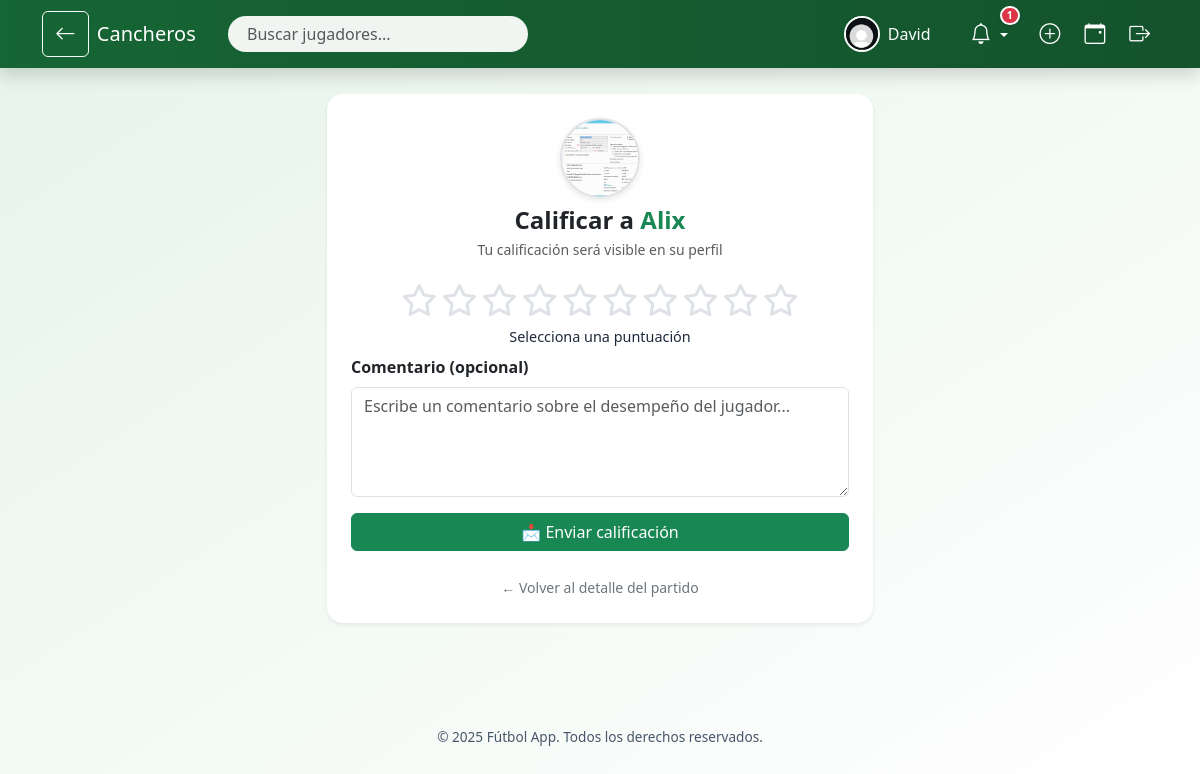
Page /partido/25/calificar/2 (signed in) on the committed database.
### models.py (models this page shows, shortened)
class User(UserMixin, db.Model):
    __tablename__ = 'user'
    id = db.Column(db.Integer, primary_key=True)
    username = db.Column(db.String(100), unique=True, nullable=False)
    password = db.Column(db.String(200), nullable=False)
    foto_perfil = db.Column(db.String(120), default='default.jpg')
    calificaciones_recibidas = db.relationship(
        'Calificacion', foreign_keys='Calificacion.evaluado_id',
        back_populates='evaluado', lazy='dynamic'
    )
    calificaciones_realizadas = db.relationship(
        'Calificacion', foreign_keys='Calificacion.evaluador_id',
        back_populates='evaluador', lazy='dynamic'
    )
    inscripciones = db.relationship('Inscripcion', back_populates='user', lazy='dynamic')
    partidos_creados = db.relationship('Partido', back_populates='organizador', lazy='dynamic')
    amistades_enviadas = db.relationship('Amistad',
                                         foreign_keys='Amistad.usuario_id',
                                         backref='solicitante', lazy='dynamic')
    amistades_recibidas = db.relationship('Amistad',
                                          foreign_keys='Amistad.amigo_id',
                                          backref='receptor', lazy='dynamic')

### app.py (the view, shortened to what this page needs)
@app.route('/partido/<int:partido_id>/calificar/<int:jugador_id>', methods=['GET', 'POST'])
@login_required
def calificar_jugador_individual(partido_id, jugador_id):
    partido = Partido.query.get_or_404(partido_id)
    jugador = User.query.get_or_404(jugador_id)
    if not partido.cerrado:
        flash("El partido aún no está cerrado. No puedes calificar.")
        return redirect(url_for('detalle_partido', partido_id=partido_id))
    inscripcion = Inscripcion.query.filter_by(user_id=current_user.id, partido_id=partido_id).first()
    if not inscripcion:
        flash("Solo los participantes pueden calificar.")
        return redirect(url_for('detalle_partido', partido_id=partido_id))
    calificacion_existente = Calificacion.query.filter_by(
        partido_id=partido_id,
        evaluador_id=current_user.id,
        evaluado_id=jugador_id
    ).first()
    if calificacion_existente:
        flash("Ya has calificado a este jugador.")
        return redirect(url_for('detalle_partido', partido_id=partido_id))
    return render_template('calificar_jugador.html', jugador=jugador, partido=partido)

### app.py (called while the page is built)
@login_manager.user_loader
def load_user(user_id):
    return User.query.get(int(user_id))

@app.context_processor
def utility_processor():
    def calificacion_jugador_en_partido(jugador, partido_id):
        calificaciones = [c.puntuacion for c in jugador.calificaciones_recibidas if c.partido_id == partido_id]
        if calificaciones:
            return round(sum(calificaciones) / len(calificaciones), 2)
        return None
    return dict(calificacion_jugador_en_partido=calificacion_jugador_en_partido)

@app.context_processor
def inject_notificaciones():
    if current_user.is_authenticated:
        solicitudes = Amistad.query.filter_by(amigo_id=current_user.id, confirmada=False).count()
        invitaciones = Invitacion.query \
            .filter_by(usuario_id=current_user.id) \
            .join(Partido).filter(Partido.cerrado == False).count()
        return {
            'solicitudes_count': solicitudes,
            'invitaciones_count': invitaciones
        }
    return {
        'solicitudes_count': 0,
        'invitaciones_count': 0
    }

### templates/calificar_jugador.html (shortened to what this page needs)
{% extends 'base.html' %}
{% block content %}
<div class="container py-4">
    <div class="row justify-content-center">
        <div class="col-md-7 col-lg-6">
            <div class="card border-0 shadow-sm rounded-4 p-4">
                <div class="text-center mb-4">
                    <img src="{{ url_for('static', filename='profile_pics/' ~ jugador.foto_perfil) }}"
                         alt="Foto de perfil de {{ jugador.username }}"
                         class="perfil-calificar-img mb-2">
                    <h4 class="fw-bold mb-1">Calificar a <span class="text-success">{{ jugador.username }}</span></h4>
                    <p class="text-muted small mb-0">Tu calificación será visible en su perfil</p>
                </div>
                <form method="POST" id="formCalificacion">
                    <div class="estrellas text-center mb-2" id="estrellas">
    {% for i in range(1, 11) %}
        <i class="fa-regular fa-star star" data-value="{{ i }}" title="{{ i }}"></i>
    {% endfor %}
    <div class="calificacion-texto text-center mt-2" id="textoCalificacion">Selecciona una puntuación</div>
</div>
                    <div class="mb-3">
                        <label for="comentario" class="form-label fw-semibold">Comentario (opcional)</label>
                        <textarea name="comentario" id="comentario" rows="4" class="form-control"
                                  placeholder="Escribe un comentario sobre el desempeño del jugador..."></textarea>
                    </div>
                    <div class="d-grid">
                        <button type="submit" class="btn btn-success">
                            📩 Enviar calificación
                        </button>
                    </div>
                </form>
                <div class="text-center mt-4">
                    <a href="{{ url_for('detalle_partido', partido_id=partido.id) }}" class="text-decoration-none small text-secondary">
                        ← Volver al detalle del partido
                    </a>
                </div>
            </div>
        </div>
    </div>
</div>
{% endblock %}

### templates/base.html (shortened to what this page needs)
<!DOCTYPE html>
<html lang="es">
<head>
    <link href="https://cdn.jsdelivr.net/npm/bootstrap@5.3.3/dist/css/bootstrap.min.css" rel="stylesheet">
    <link href="https://cdn.jsdelivr.net/npm/bootstrap-icons@1.11.0/font/bootstrap-icons.css" rel="stylesheet">
    <link href="https://cdn.jsdelivr.net/npm/bootstrap@5.3.0/dist/css/bootstrap.min.css" rel="stylesheet">
    <link href="https://cdnjs.cloudflare.com/ajax/libs/font-awesome/6.4.0/css/all.min.css" rel="stylesheet">
    <link href="https://cdn.jsdelivr.net/npm/bootstrap-icons@1.10.5/font/bootstrap-icons.css" rel="stylesheet">
</head>
<body>
<nav class="navbar navbar-expand-lg fixed-top shadow">
    <div class="container">
        {% if request.endpoint not in ['index', 'inicio'] %}
        <a href="javascript:history.back()" class="btn btn-outline-light me-2" data-bs-toggle="tooltip" title="Volver">
            <i class="bi bi-arrow-left"></i>
        </a>
        {% endif %}
        <a class="navbar-brand" href="{{ url_for('index') if current_user.is_authenticated else url_for('inicio') }}">
             Cancheros
        </a>
        <div class="collapse navbar-collapse" id="mainNavbar">
            {% if current_user.is_authenticated %}
                <form class="d-flex position-relative me-auto ms-3" style="width: 300px;" onsubmit="return false;">
                    <input id="busqueda-nav" type="search" class="form-control" placeholder="Buscar jugadores..." autocomplete="off">
                </form>
            {% endif %}
            <ul class="navbar-nav ms-auto align-items-center">
                {% if current_user.is_authenticated %}
                    <li class="nav-item me-3 d-flex align-items-center gap-2">
    <a href="{{ url_for('perfil_usuario', user_id=current_user.id) }}"
       class="d-flex align-items-center text-decoration-none nav-link {% if request.endpoint == 'perfil_usuario' %}nav-active{% endif %}"
       data-bs-toggle="tooltip" title="Mi perfil">
        <img src="{{ url_for('static', filename='profile_pics/' ~ current_user.foto_perfil) }}"
             alt="Perfil" class="nav-profile-img" width="30" height="30">
        <span class="ms-2 text-white">{{ current_user.username }}</span>
    </a>
</li>
                    <li class="nav-item dropdown me-2 notification-icon" data-bs-toggle="tooltip" title="Notificaciones">
                        <a class="nav-link dropdown-toggle" href="#" role="button" data-bs-toggle="dropdown">
                            <i class="bi bi-bell"></i>
                            {% if solicitudes_count + invitaciones_count > 0 %}
                                <span class="notification-badge">{{ solicitudes_count + invitaciones_count }}</span>
                            {% endif %}
                        </a>
                    </li>
                    <li class="nav-item" data-bs-toggle="tooltip" title="Crear partido">
    <a class="nav-link {% if request.endpoint == 'crear_partido' %}nav-active{% endif %}" href="{{ url_for('crear_partido') }}">
        <i class="bi bi-plus-circle"></i>
    </a>
</li>
<li class="nav-item" data-bs-toggle="tooltip" title="Eventos">
    <a class="nav-link {% if request.endpoint == 'index' %}nav-active{% endif %}" href="{{ url_for('index') }}">
        <i class="bi bi-calendar-event"></i>
    </a>
</li>
                    <li class="nav-item" data-bs-toggle="tooltip" title="Cerrar sesión">
                        <a class="nav-link text-warning" href="{{ url_for('logout') }}">
                            <i class="bi bi-box-arrow-right"></i>
                        </a>
                    </li>
                {% endif %}
            </ul>
        </div>
    </div>
</nav>
<main class="container-fluid contenido">
    {% block content %}{% endblock %}
</main>
<footer>
    © {{ current_year or 2025 }} Fútbol App. Todos los derechos reservados.
</footer>
</body>
</html>

### templates/base.html (style rules this page uses)
body { background: linear-gradient(to bottom right, #e6f4ea, #ffffff); font-family: 'Segoe UI', Tahoma, Geneva, Verdana, sans-serif; padding-top: 70px; color: #1e293b; }
.notification-badge { position: absolute; top: -4px; right: -4px; background-color: #dc3545; color: white; font-size: 0.65rem; font-weight: 600; padding: 2px 5px; border-radius: 999px; line-height: 1; z-index: 10; min-width: 16px; text-align: center; border: 2px solid #fff; box-shadow: 0 1px 3px rgba(0, 0, 0, 0.15); transition: transform 0.2s ease-in-out; }
.navbar { background: linear-gradient(to right, #166534, #14532d); padding: 0.5rem 1rem; box-shadow: 0 2px 8px rgba(0, 0, 0, 0.08); }
.navbar .navbar-brand, .navbar .nav-link, .navbar .dropdown-toggle { color: #ffffff !important; font-weight: 500; }
.nav-profile-img { width: 36px; height: 36px; object-fit: cover; border-radius: 50%; border: 2px solid white; }
.navbar .bi { font-size: 1.3rem; }
.navbar .nav-item { margin-left: 0.5rem; }
footer { background: transparent; color: #475569; font-size: 0.85rem; padding: 2rem 0; text-align: center; margin-top: 3rem; }
.notification-icon { position: relative; }
form.d-flex input[type="search"] { border-radius: 20px; padding-left: 1.2rem; background-color: #f1f5f1; border: none; }
.navbar .nav-link i { transition: transform 0.2s, color 0.2s; }
.nav-link { transition: color 0.2s ease, transform 0.2s ease; }
.nav-item .nav-profile-img { transition: transform 0.2s ease; }
.nav-item .nav-profile-img { transition: transform 0.2s ease; border-radius: 50%; }

### templates/calificar_jugador.html (style rules this page uses)
.perfil-calificar-img { width: 80px; height: 80px; object-fit: cover; border-radius: 50%; border: 2px solid #dee2e6; box-shadow: 0 2px 6px rgba(0, 0, 0, 0.1); }
.estrellas .star { font-size: 2rem; cursor: pointer; transition: transform 0.2s ease; display: inline-block; position: relative; color: #dee2e6; }
.calificacion-texto { font-size: 0.9rem; font-weight: 500; color: #1e293b; }

### rows in the picture
User: foto_perfil (placeholder picture), username "David"
User: foto_perfil (picture), username "Alix"

### other values in the picture
{{ solicitudes_count + invitaciones_count }} "1"
{{ current_year or 2025 }} "2025"
